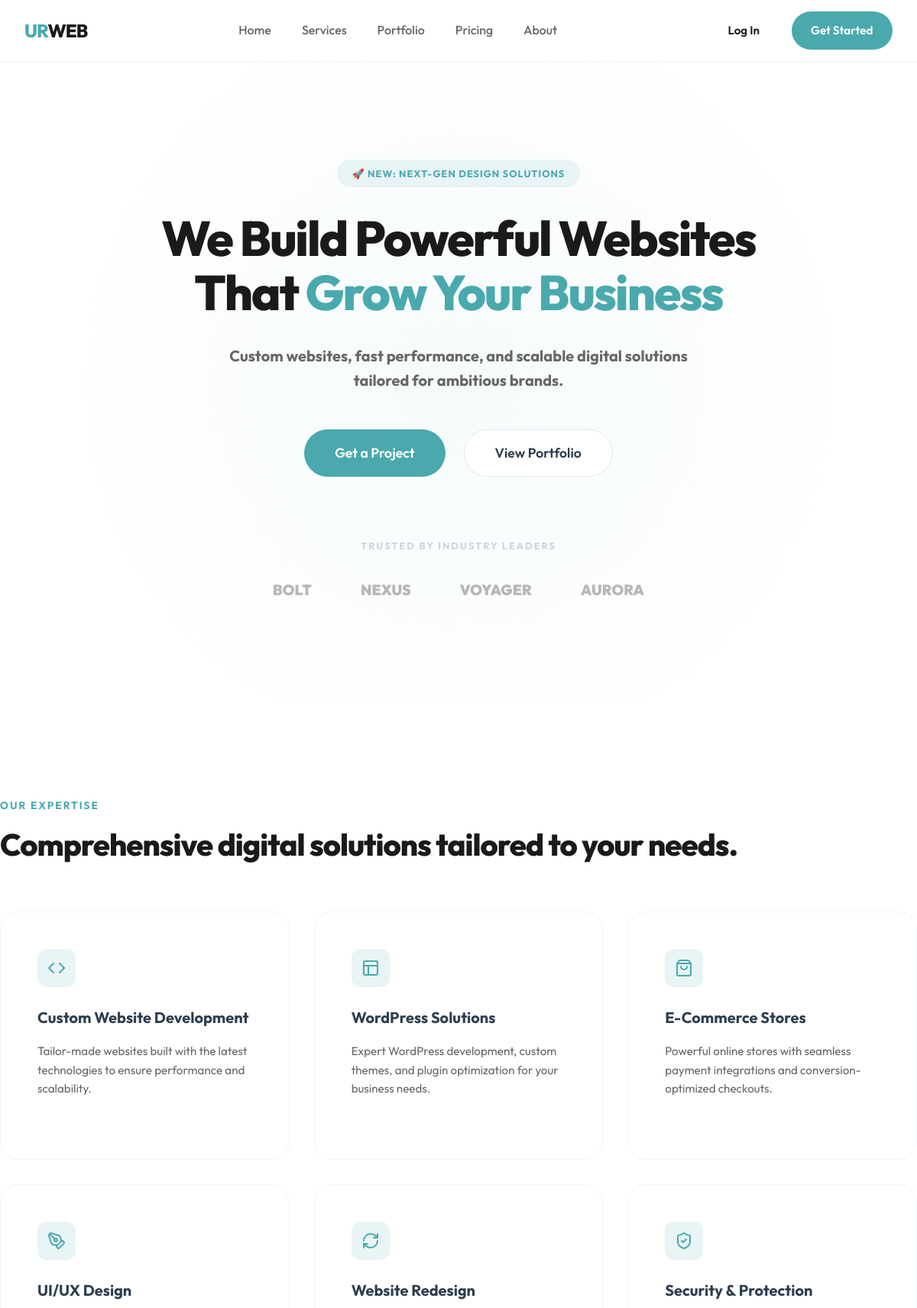
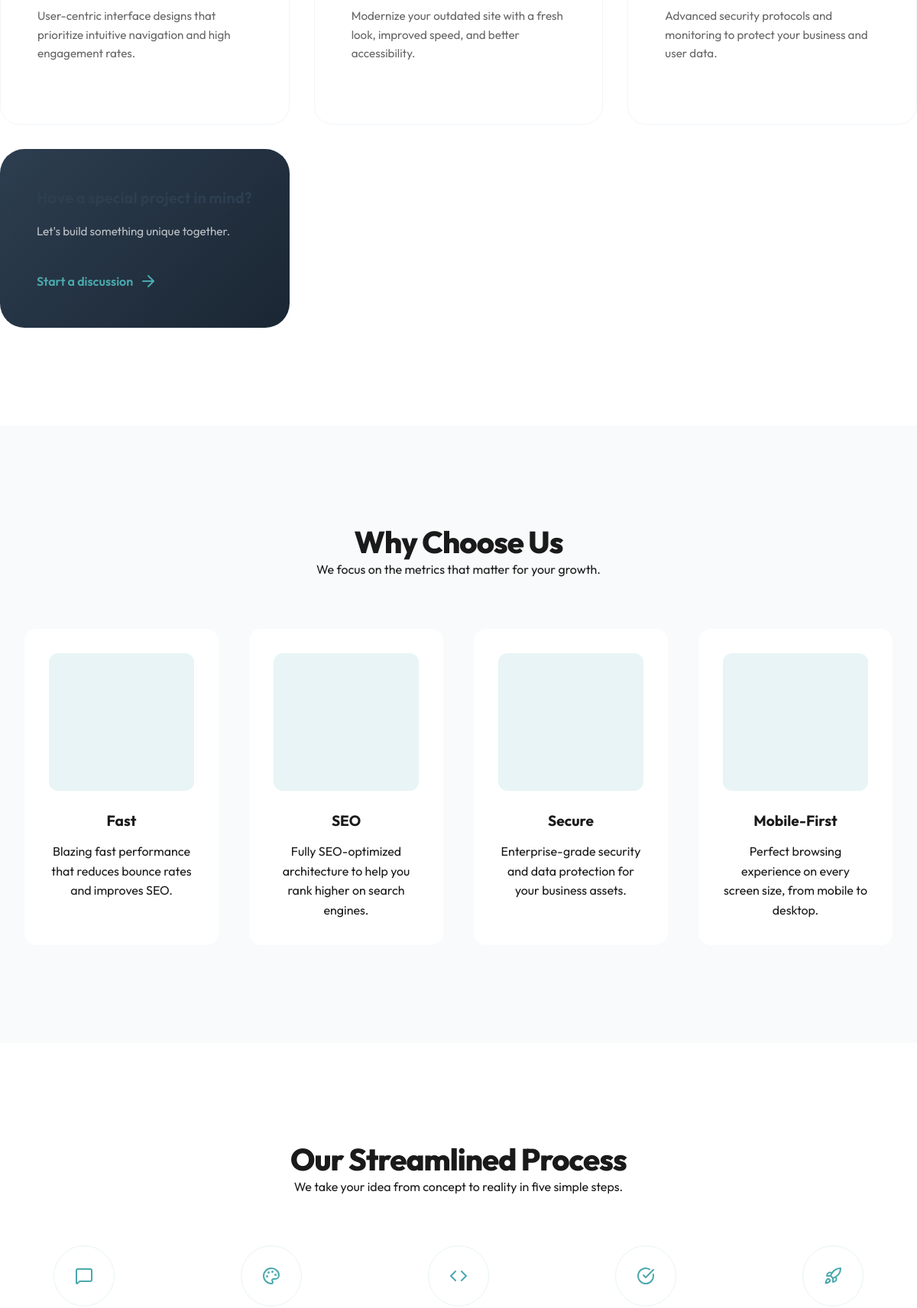
The page / (upper part) on the database its author committed (2 pictures, top to bottom).
### core/models.py (models this page shows, shortened)
class Service(models.Model):
    title = models.CharField(max_length=100)
    description = models.TextField()
    icon_name = models.CharField(max_length=50, help_text="Lucide icon name (e.g., 'code-2')")
    order = models.PositiveIntegerField(default=0)
    class Meta:
        ordering = ['order']

### core/views.py (the view)
# urls.py: path('', views.home, name='home'),
def home(request):
    services = Service.objects.all()[:6]  # Show only first 6 on home page
    projects = Project.objects.all()
    testimonials = Testimonial.objects.all()
    context = {
        'services': services,
        'projects': projects,
        'testimonials': testimonials,
    }
    return render(request, 'core/home.html', context)

### core/templates/core/home.html (shortened to what this page needs)
{% extends "core/base.html" %}
{% load static %}
{% block content %}
        <section class="hero container">
            <div class="hero-content">
                <span class="badge">🚀 NEW: NEXT-GEN DESIGN SOLUTIONS</span>
                <h1 class="hero-title">
                    We Build Powerful Websites That <span class="text-gradient">Grow Your Business</span>
                </h1>
                <h2 class="hero-subtitle">
                    Custom websites, fast performance, and scalable digital solutions tailored for ambitious brands.
                </h2>
                <div class="hero-actions">
                    <a href="{% url 'core:contact' %}" class="btn btn-primary btn-large">Get a Project</a>
                    <a href="#portfolio" class="btn btn-secondary btn-large">View Portfolio</a>
                </div>
                <div class="trust-badge">
                    <p>TRUSTED BY INDUSTRY LEADERS</p>
                    <div class="trust-logos">
                        <span>BOLT</span>
                        <span>NEXUS</span>
                        <span>VOYAGER</span>
                        <span>AURORA</span>
                    </div>
                </div>
            </div>
        </section>
        <section id="services" class="services container section-padding">
            <div class="section-header">
                <span class="section-tag">OUR EXPERTISE</span>
                <h2 class="section-title">Comprehensive digital solutions tailored to your needs.</h2>
            </div>
            <div class="services-grid">
                {% for service in services %}
                <div class="service-card">
                    <div class="service-icon"><i data-lucide="{{ service.icon_name }}"></i></div>
                    <h3>{{ service.title }}</h3>
                    <p>{{ service.description }}</p>
                </div>
                {% endfor %}
                <div class="service-card cta-card">
                    <h3>Have a special project in mind?</h3>
                    <p>Let's build something unique together.</p>
                    <a href="{% url 'core:contact' %}" class="btn-link">Start a discussion <i data-lucide="arrow-right"></i></a>
                </div>
            </div>
        </section>
        <section class="features bg-light section-padding">
            <div class="container">
                <div class="section-header center">
                    <h2 class="section-title">Why Choose Us</h2>
                    <p>We focus on the metrics that matter for your growth.</p>
                </div>
                <div class="features-grid">
                    <div class="feature-card">
                        <div class="feature-img-placeholder"></div>
                        <h4>Fast</h4>
                        <p>Blazing fast performance that reduces bounce rates and improves SEO.</p>
                    </div>
                    <div class="feature-card">
                        <div class="feature-img-placeholder"></div>
                        <h4>SEO</h4>
                        <p>Fully SEO-optimized architecture to help you rank higher on search engines.</p>
                    </div>
                    <div class="feature-card">
                        <div class="feature-img-placeholder"></div>
                        <h4>Secure</h4>
                        <p>Enterprise-grade security and data protection for your business assets.</p>
                    </div>
                    <div class="feature-card">
                        <div class="feature-img-placeholder"></div>
                        <h4>Mobile-First</h4>
                        <p>Perfect browsing experience on every screen size, from mobile to desktop.</p>
                    </div>
                </div>
            </div>
        </section>
        <section id="process" class="process container section-padding">
            <div class="section-header center">
                <h2 class="section-title">Our Streamlined Process</h2>
                <p>We take your idea from concept to reality in five simple steps.</p>
            </div>
            <div class="process-steps">
                <div class="step">
                    <div class="step-icon"><i data-lucide="message-square"></i></div>
                </div>
                <div class="step">
                    <div class="step-icon"><i data-lucide="palette"></i></div>
                </div>
                <div class="step">
                    <div class="step-icon"><i data-lucide="code"></i></div>
                </div>
                <div class="step">
                    <div class="step-icon"><i data-lucide="check-circle"></i></div>
                </div>
                <div class="step">
                    <div class="step-icon"><i data-lucide="rocket"></i></div>
                </div>
            </div>
        </section>
{% endblock %}

### core/static/core/css/style.css (style rules this page uses)
:root { --primary: #4AA9AD; --primary-dark: #3A898D; --secondary: #2D3E50; --accent: #E8F4F5; --bg-light: #F8FAFB; --bg-dark: #121F24; --text-main: #1A1A1A; --text-muted: #666666; --white: #FFFFFF; --container-width: 1200px; --transition: all 0.3s cubic-bezier(0.4, 0, 0.2, 1); --shadow: 0 10px 30px rgba(0, 0, 0, 0.05); }
* { margin: 0; padding: 0; box-sizing: border-box; }
body { font-family: 'Outfit', sans-serif; color: var(--text-main); line-height: 1.6; background-color: var(--white); overflow-x: hidden; }
a { text-decoration: none; color: inherit; transition: var(--transition); }
.container { max-width: var(--container-width); margin: 0 auto; padding: 0 2rem; }
.section-padding { padding: 8rem 0; }
.bg-light { background-color: var(--bg-light); }
.center { text-align: center; }
.btn { display: inline-flex; align-items: center; justify-content: center; padding: 0.8rem 1.6rem; border-radius: 50px; font-weight: 600; cursor: pointer; border: none; font-size: 0.95rem; }
.btn-primary { background-color: var(--primary); color: var(--white); }
.btn-secondary { background-color: var(--white); color: var(--secondary); border: 1px solid #E2E8F0; }
.btn-large { padding: 1rem 2.5rem; font-size: 1.1rem; }
.btn-link { display: inline-flex; align-items: center; gap: 0.5rem; font-weight: 600; color: var(--primary); }
.hero { padding: 8rem 2rem; text-align: center; background: radial-gradient(circle at 50% 50%, rgba(74, 169, 173, 0.05) 0%, rgba(255, 255, 255, 0) 70%); }
.badge { display: inline-block; padding: 0.5rem 1.2rem; background-color: var(--accent); color: var(--primary); border-radius: 50px; font-size: 0.8rem; font-weight: 700; letter-spacing: 1px; margin-bottom: 2rem; }
.hero-title { font-size: 4rem; font-weight: 800; line-height: 1.1; margin-bottom: 2rem; max-width: 900px; margin-left: auto; margin-right: auto; letter-spacing: -2px; }
.text-gradient { color: var(--primary); }
.hero-subtitle { font-size: 1.25rem; color: var(--text-muted); max-width: 600px; margin: 0 auto 3rem; }
.hero-actions { display: flex; gap: 1.5rem; justify-content: center; margin-bottom: 5rem; }
.trust-badge p { font-size: 0.8rem; font-weight: 700; color: #CBD5E0; letter-spacing: 2px; margin-bottom: 2rem; }
.trust-logos { display: flex; justify-content: center; gap: 4rem; opacity: 0.3; }
.trust-logos span { font-weight: 900; font-size: 1.2rem; }
.section-header { margin-bottom: 4rem; }
.section-tag { color: var(--primary); font-weight: 700; font-size: 0.85rem; letter-spacing: 2px; display: block; margin-bottom: 1rem; }
.section-title { font-size: 2.5rem; font-weight: 800; line-height: 1.2; letter-spacing: -1px; }
.services-grid { display: grid; grid-template-columns: repeat(auto-fit, minmax(350px, 1fr)); gap: 2rem; }
.service-card { padding: 3rem; background-color: var(--white); border: 1px solid #F1F5F9; border-radius: 24px; transition: var(--transition); display: flex; flex-direction: column; align-items: flex-start; text-align: left; }
.service-icon { width: 50px; height: 50px; background-color: var(--accent); color: var(--primary); border-radius: 12px; display: flex; align-items: center; justify-content: center; margin-bottom: 1.5rem; }
.service-card h3 { font-size: 1.25rem; font-weight: 700; margin-bottom: 1rem; color: var(--secondary); }
.service-card p { color: var(--text-muted); font-size: 0.95rem; margin-bottom: 2rem; line-height: 1.6; }
.cta-card { background: linear-gradient(135deg, var(--secondary) 0%, #1a2633 100%); color: var(--white); border: none; border-radius: 32px; width: 100%; }
.cta-card p { color: rgba(255, 255, 255, 0.7); margin-bottom: 2.5rem; }
.features-grid { display: grid; grid-template-columns: repeat(auto-fit, minmax(250px, 1fr)); gap: 2.5rem; }
.feature-card { background: white; padding: 2rem; border-radius: 16px; text-align: center; }
.feature-img-placeholder { height: 180px; background-color: var(--accent); border-radius: 12px; margin-bottom: 1.5rem; }
.feature-card h4 { font-size: 1.2rem; margin-bottom: 0.8rem; }
.process-steps { display: flex; justify-content: space-between; gap: 1.5rem; }
.step { flex: 1; text-align: center; }
.step-icon { width: 80px; height: 80px; background-color: var(--white); color: var(--primary); border: 1px solid var(--accent); border-radius: 50%; display: flex; align-items: center; justify-content: center; margin: 0 auto 2rem; font-size: 1.5rem; }

### rows shown on the page
Service: title "Custom Website Development", description "Tailor-made websites built with the latest technologies to ensure performance and scalability."
Service: title "WordPress Solutions", description "Expert WordPress development, custom themes, and plugin optimization for your business needs."
Service: title "E-Commerce Stores", description "Powerful online stores with seamless payment integrations and conversion-optimized checkouts."
Service: title "UI/UX Design", description "User-centric interface designs that prioritize intuitive navigation and high engagement rates."
Service: title "Website Redesign", description "Modernize your outdated site with a fresh look, improved speed, and better accessibility."
Service: title "Security & Protection", description "Advanced security protocols and monitoring to protect your business and user data."
